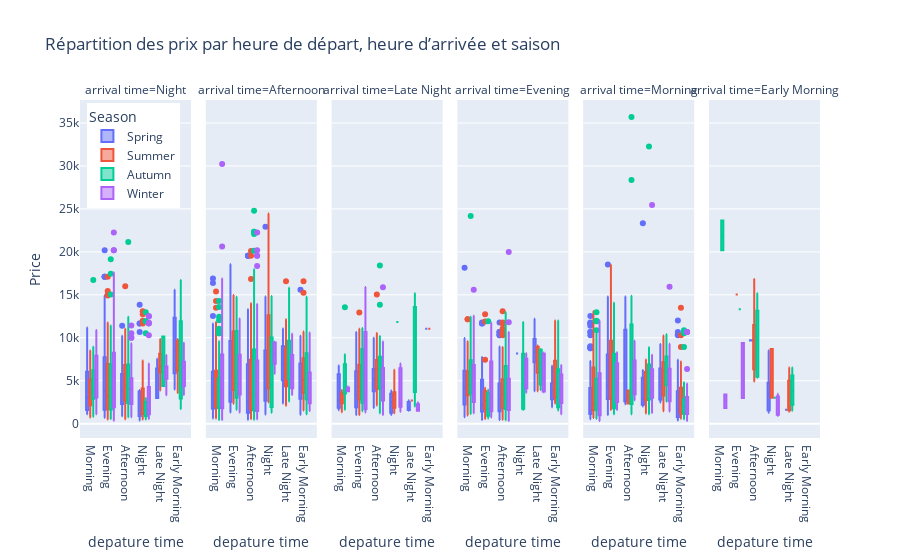

The notebook cell this image was saved under:
### Code cell
fig = px.box(data, 
             x="depature time", 
             y="Price", 
             color="Season", 
             facet_col="arrival time", 
             title="Répartition des prix par heure de départ, heure d’arrivée et saison",
             labels={"Prix": "Prix", "Heure de départ": "Heure de départ", "Heure d'arrivée": "Heure d'arrivée", "Saison": "Saison"},
             category_orders={"Heure de départ": sorted(data['depature time'].unique()), 
                              "Heure d'arrivée": sorted(data['arrival time'].unique()),
                              "Saison": sorted(data['Season'].unique())})

fig.update_layout(
    legend=dict(
        yanchor="top",
        y=0.99,
        xanchor="left",
        x=0.01
    )
)

fig.show()

### Figure 1 — Plotly figure (JSON) as saved in the notebook; plotly's stock layout.template omitted (floating-point values rounded to 4 significant figures; data arrays with more than 128 entries replaced by an {"elided": "..."} marker saying what was removed)
{"data": [{"alignmentgroup": "True", "hovertemplate": "Season=Spring<br>arrival time=Night<br>depature time=%{x}<br>Price=%{y}<extra></extra>", "legendgroup": "Spring", "marker": {"color": "#636efa"}, "name": "Spring", "notched": false, "offsetgroup": "Spring", "orientation": "v", "showlegend": true, "type": "box", "x": {"elided": "268 str values"}, "x0": " ", "xaxis": "x", "y": {"elided": "268 float values"}, "y0": " ", "yaxis": "y"}, {"alignmentgroup": "True", "hovertemplate": "Season=Spring<br>arrival time=Afternoon<br>depature time=%{x}<br>Price=%{y}<extra></extra>", "legendgroup": "Spring", "marker": {"color": "#636efa"}, "name": "Spring", "notched": false, "offsetgroup": "Spring", "orientation": "v", "showlegend": false, "type": "box", "x": {"elided": "336 str values"}, "x0": " ", "xaxis": "x2", "y": {"elided": "336 float values"}, "y0": " ", "yaxis": "y2"}, {"alignmentgroup": "True", "hovertemplate": "Season=Spring<br>arrival time=Late Night<br>depature time=%{x}<br>Price=%{y}<extra></extra>", "legendgroup": "Spring", "marker": {"color": "#636efa"}, "name": "Spring", "notched": false, "offsetgroup": "Spring", "orientation": "v", "showlegend": false, "type": "box", "x": ["Afternoon", "Afternoon", "Night", "Evening", "Afternoon", "Evening", "Evening", "Afternoon", "Afternoon", "Evening", "Afternoon", "Morning", "Afternoon", "Evening", "Afternoon", "Evening", "Afternoon", "Evening", "Evening", "Late Night", "Late Night", "Afternoon", "Afternoon", "Evening", "Evening", "Evening", "Night", "Evening", "Evening", "Evening", "Afternoon", "Evening", "Afternoon", "Evening", "Afternoon", "Evening", "Afternoon", "Afternoon", "Evening", "Evening", "Morning", "Afternoon", "Evening", "Afternoon", "Afternoon", "Evening", "Evening", "Evening", "Afternoon", "Evening", "Late Night", "Early Morning", "Evening", "Night", "Afternoon", "Evening", "Night", "Afternoon", "Afternoon", "Evening", "Night", "Evening", "Evening", "Afternoon", "Afternoon", "Afternoon", "Afternoon", "Afternoon", "Night", "Evening", "Afternoon", "Afternoon", "Afternoon", "Afternoon", "Afternoon", "Night", "Morning", "Afternoon", "Evening", "Afternoon", "Afternoon", "Afternoon", "Afternoon", "Afternoon", "Afternoon", "Afternoon", "Evening", "Afternoon", "Afternoon"], "x0": " ", "xaxis": "x3", "y": [2727.0, 8291.0, 1267.0, 8507.0, 6770.0, 1431.0, 2028.0, 6134.0, 5269.0, 2353.0, 3658.0, 6770.0, 2752.0, 1562.0, 6385.0, 6115.0, 5624.0, 1581.0, 6115.0, 1878.0, 2725.0, 5624.0, 8288.0, 1698.0, 1572.0, 3066.0, 3877.0, 2866.0, 4778.0, 1005.0, 2157.0, 3494.0, 2364.0, 4570.0, 7125.0, 8507.0, 6880.0, 1829.0, 4152.0, 2695.0, 2730, 4060.0, 10670.0, 6115.0, 5722.0, 6424.0, 6115.0, 5722.0, 5187, 2812.0, 1504.0, 11050.0, 1777.0, 1013.0, 6279, 3511.0, 2520.0, 5460, 6880.0, 6391.0, 3522.0, 3331.0, 8616.0, 6115.0, 5050.0, 4180.0, 4696.0, 4169.0, 3388.0, 6224.0, 4177.0, 2110.0, 7305.0, 3781.0, 3200.0, 1267.0, 1562.0, 8264.0, 2359.0, 9995.0, 5212.0, 3404.0, 5736.0, 6486.0, 2946.0, 4311.0, 1133.0, 3781.0, 5212.0], "y0": " ", "yaxis": "y3"}, {"alignmentgroup": "True", "hovertemplate": "Season=Spring<br>arrival time=Evening<br>depature time=%{x}<br>Price=%{y}<extra></extra>", "legendgroup": "Spring", "marker": {"color": "#636efa"}, "name": "Spring", "notched": false, "offsetgroup": "Spring", "orientation": "v", "showlegend": false, "type": "box", "x": {"elided": "235 str values"}, "x0": " ", "xaxis": "x4", "y": {"elided": "235 float values"}, "y0": " ", "yaxis": "y4"}, {"alignmentgroup": "True", "hovertemplate": "Season=Spring<br>arrival time=Morning<br>depature time=%{x}<br>Price=%{y}<extra></extra>", "legendgroup": "Spring", "marker": {"color": "#636efa"}, "name": "Spring", "notched": false, "offsetgroup": "Spring", "orientation": "v", "showlegend": false, "type": "box", "x": {"elided": "160 str values"}, "x0": " ", "xaxis": "x5", "y": {"elided": "160 float values"}, "y0": " ", "yaxis": "y5"}, {"alignmentgroup": "True", "hovertemplate": "Season=Spring<br>arrival time=Early Morning<br>depature time=%{x}<br>Price=%{y}<extra></extra>", "legendgroup": "Spring", "marker": {"color": "#636efa"}, "name": "Spring", "notched": false, "offsetgroup": "Spring", "orientation": "v", "showlegend": false, "type": "box", "x": ["Night", "Afternoon", "Night", "Night", "Night", "Night", "Late Night", "Afternoon"], "x0": " ", "xaxis": "x6", "y": [8520.0, 9700.0, 3396.0, 3524.0, 1660.0, 1269.0, 1622.0, 9675.0], "y0": " ", "yaxis": "y6"}, {"alignmentgroup": "True", "hovertemplate": "Season=Summer<br>arrival time=Night<br>depature time=%{x}<br>Price=%{y}<extra></extra>", "legendgroup": "Summer", "marker": {"color": "#EF553B"}, "name": "Summer", "notched": false, "offsetgroup": "Summer", "orientation": "v", "showlegend": true, "type": "box", "x": {"elided": "252 str values"}, "x0": " ", "xaxis": "x", "y": {"elided": "252 float values"}, "y0": " ", "yaxis": "y"}, {"alignmentgroup": "True", "hovertemplate": "Season=Summer<br>arrival time=Afternoon<br>depature time=%{x}<br>Price=%{y}<extra></extra>", "legendgroup": "Summer", "marker": {"color": "#EF553B"}, "name": "Summer", "notched": false, "offsetgroup": "Summer", "orientation": "v", "showlegend": false, "type": "box", "x": {"elided": "341 str values"}, "x0": " ", "xaxis": "x2", "y": {"elided": "341 float values"}, "y0": " ", "yaxis": "y2"}, {"alignmentgroup": "True", "hovertemplate": "Season=Summer<br>arrival time=Late Night<br>depature time=%{x}<br>Price=%{y}<extra></extra>", "legendgroup": "Summer", "marker": {"color": "#EF553B"}, "name": "Summer", "notched": false, "offsetgroup": "Summer", "orientation": "v", "showlegend": false, "type": "box", "x": ["Evening", "Evening", "Afternoon", "Evening", "Afternoon", "Night", "Night", "Afternoon", "Evening", "Afternoon", "Evening", "Afternoon", "Afternoon", "Evening", "Afternoon", "Evening", "Evening", "Afternoon", "Evening", "Evening", "Evening", "Evening", "Afternoon", "Afternoon", "Afternoon", "Evening", "Evening", "Evening", "Afternoon", "Evening", "Afternoon", "Afternoon", "Afternoon", "Afternoon", "Afternoon", "Afternoon", "Afternoon", "Afternoon", "Morning", "Afternoon", "Evening", "Afternoon", "Afternoon", "Afternoon", "Afternoon", "Afternoon", "Afternoon", "Early Morning", "Evening", "Afternoon", "Night", "Evening", "Afternoon", "Afternoon", "Evening", "Afternoon", "Afternoon", "Night", "Evening", "Afternoon", "Afternoon", "Evening", "Afternoon", "Night", "Evening", "Afternoon", "Afternoon", "Afternoon", "Evening", "Evening", "Morning", "Evening", "Evening", "Afternoon", "Afternoon", "Afternoon", "Afternoon", "Morning", "Evening", "Evening", "Evening", "Morning", "Afternoon", "Afternoon", "Afternoon", "Evening", "Afternoon", "Afternoon", "Afternoon", "Afternoon", "Afternoon", "Late Night", "Afternoon", "Evening", "Afternoon", "Evening", "Night", "Afternoon", "Afternoon", "Afternoon", "Evening", "Night", "Afternoon", "Evening", "Evening", "Morning", "Afternoon", "Afternoon", "Evening", "Evening", "Evening"], "x0": " ", "xaxis": "x3", "y": [3194.0, 5733, 7862.0, 1774.0, 2594.0, 3658.0, 3658.0, 8294.0, 999.2, 2129.0, 10020.0, 6779.0, 4685.0, 8507.0, 2569.0, 4641, 4728.0, 10570.0, 6170.0, 6170.0, 3085.0, 2866.0, 6497.0, 7316.0, 7780.0, 3620.0, 1283.0, 3931.0, 7054.0, 10570.0, 3265.0, 7423.0, 7759.0, 3658.0, 6907.0, 5378.0, 3194.0, 8695.0, 2785.0, 7082.0, 7082.0, 7780.0, 4313.0, 2157.0, 7472.0, 10020.0, 7082.0, 11050.0, 2708.0, 2512.0, 1870.0, 9664.0, 3781.0, 7082.0, 2457, 3265.0, 7412.0, 3527.0, 7456.0, 4286.0, 3385.0, 3612.0, 15040.0, 1870.0, 4040.0, 6279, 5487.0, 7054.0, 5214.0, 4641, 1332.0, 4313.0, 2129.0, 4079.0, 3112.0, 7456.0, 6162.0, 2735.0, 3931.0, 2075.0, 1906.0, 3415.0, 6962.0, 8695.0, 4182.0, 6115.0, 7469.0, 7082.0, 4147.0, 6907.0, 5733, 2695.0, 7780.0, 10510.0, 4641, 2048.0, 6279, 4384.0, 6137.0, 2866.0, 12950.0, 1228.0, 3265.0, 3246.0, 4586.0, 3931.0, 6140.0, 7054.0, 7295.0, 2787.0, 11050.0], "y0": " ", "yaxis": "y3"}, {"alignmentgroup": "True", "hovertemplate": "Season=Summer<br>arrival time=Evening<br>depature time=%{x}<br>Price=%{y}<extra></extra>", "legendgroup": "Summer", "marker": {"color": "#EF553B"}, "name": "Summer", "notched": false, "offsetgroup": "Summer", "orientation": "v", "showlegend": false, "type": "box", "x": {"elided": "208 str values"}, "x0": " ", "xaxis": "x4", "y": {"elided": "208 float values"}, "y0": " ", "yaxis": "y4"}, {"alignmentgroup": "True", "hovertemplate": "Season=Summer<br>arrival time=Morning<br>depature time=%{x}<br>Price=%{y}<extra></extra>", "legendgroup": "Summer", "marker": {"color": "#EF553B"}, "name": "Summer", "notched": false, "offsetgroup": "Summer", "orientation": "v", "showlegend": false, "type": "box", "x": {"elided": "163 str values"}, "x0": " ", "xaxis": "x5", "y": {"elided": "163 float values"}, "y0": " ", "yaxis": "y5"}, {"alignmentgroup": "True", "hovertemplate": "Season=Summer<br>arrival time=Early Morning<br>depature time=%{x}<br>Price=%{y}<extra></extra>", "legendgroup": "Summer", "marker": {"color": "#EF553B"}, "name": "Summer", "notched": false, "offsetgroup": "Summer", "orientation": "v", "showlegend": false, "type": "box", "x": ["Afternoon", "Late Night", "Night", "Late Night", "Afternoon", "Afternoon", "Evening", "Late Night", "Late Night", "Afternoon", "Afternoon", "Late Night", "Late Night", "Night", "Late Night", "Late Night"], "x0": " ", "xaxis": "x6", "y": [6795.0, 6530.0, 8681.0, 2563.0, 16860.0, 9705.0, 15040.0, 2869.0, 3494.0, 8081.0, 4922.0, 1613.0, 6547.0, 3030.0, 1398.0, 1518.0], "y0": " ", "yaxis": "y6"}, {"alignmentgroup": "True", "hovertemplate": "Season=Autumn<br>arrival time=Night<br>depature time=%{x}<br>Price=%{y}<extra></extra>", "legendgroup": "Autumn", "marker": {"color": "#00cc96"}, "name": "Autumn", "notched": false, "offsetgroup": "Autumn", "orientation": "v", "showlegend": true, "type": "box", "x": {"elided": "237 str values"}, "x0": " ", "xaxis": "x", "y": {"elided": "237 float values"}, "y0": " ", "yaxis": "y"}, {"alignmentgroup": "True", "hovertemplate": "Season=Autumn<br>arrival time=Afternoon<br>depature time=%{x}<br>Price=%{y}<extra></extra>", "legendgroup": "Autumn", "marker": {"color": "#00cc96"}, "name": "Autumn", "notched": false, "offsetgroup": "Autumn", "orientation": "v", "showlegend": false, "type": "box", "x": {"elided": "339 str values"}, "x0": " ", "xaxis": "x2", "y": {"elided": "339 float values"}, "y0": " ", "yaxis": "y2"}, {"alignmentgroup": "True", "hovertemplate": "Season=Autumn<br>arrival time=Late Night<br>depature time=%{x}<br>Price=%{y}<extra></extra>", "legendgroup": "Autumn", "marker": {"color": "#00cc96"}, "name": "Autumn", "notched": false, "offsetgroup": "Autumn", "orientation": "v", "showlegend": false, "type": "box", "x": ["Afternoon", "Afternoon", "Evening", "Morning", "Morning", "Afternoon", "Evening", "Afternoon", "Afternoon", "Afternoon", "Afternoon", "Evening", "Afternoon", "Evening", "Late Night", "Evening", "Afternoon", "Evening", "Afternoon", "Morning", "Afternoon", "Afternoon", "Afternoon", "Evening", "Night", "Afternoon", "Late Night", "Morning", "Evening", "Afternoon", "Afternoon", "Evening", "Evening", "Afternoon", "Morning", "Morning", "Afternoon", "Afternoon", "Afternoon", "Afternoon", "Morning", "Morning", "Afternoon", "Afternoon", "Afternoon", "Afternoon", "Morning", "Afternoon", "Morning", "Afternoon", "Afternoon", "Evening", "Evening", "Afternoon", "Afternoon", "Morning", "Evening", "Afternoon", "Afternoon", "Afternoon", "Evening", "Evening", "Afternoon", "Evening", "Afternoon", "Afternoon", "Afternoon", "Evening", "Afternoon", "Afternoon", "Afternoon", "Afternoon", "Afternoon", "Afternoon", "Evening", "Morning", "Afternoon", "Afternoon", "Evening", "Evening", "Morning", "Afternoon", "Afternoon", "Afternoon", "Afternoon", "Afternoon", "Afternoon", "Morning", "Afternoon", "Afternoon", "Afternoon", "Afternoon", "Afternoon", "Evening", "Morning", "Afternoon", "Evening", "Afternoon", "Morning", "Afternoon", "Evening", "Morning", "Afternoon", "Morning", "Afternoon", "Evening", "Evening", "Morning", "Morning", "Late Night", "Afternoon", "Morning", "Evening", "Morning", "Evening", "Afternoon"], "x0": " ", "xaxis": "x3", "y": [2157.0, 7054.0, 8681.0, 3156.0, 3931.0, 10140.0, 10020.0, 7780.0, 3844.0, 4313.0, 8026.0, 11150.0, 5460, 7262.0, 8709.0, 10140.0, 7082.0, 1447.0, 2211.0, 8081.0, 3912.0, 3557.0, 3817.0, 10730.0, 11850.0, 5378.0, 15200.0, 3522.0, 1515.0, 5187, 5378.0, 1635.0, 5878.0, 7054.0, 5460, 1611.0, 3879.0, 8081.0, 13850.0, 1753.0, 8081.0, 4559.0, 7780.0, 5460, 5460, 7082.0, 4559.0, 6314.0, 6907.0, 2875.0, 8081.0, 5495.0, 6061.0, 6314.0, 4341.0, 1884.0, 4723.0, 7082.0, 4641, 8709.0, 8681.0, 1829.0, 3827.0, 3658.0, 7054.0, 10220.0, 7780.0, 2277.0, 7780.0, 7262.0, 8569.0, 5214.0, 8081.0, 2157.0, 1622.0, 2239.0, 7054.0, 6314.0, 1802.0, 2866.0, 6907.0, 1209.0, 4586.0, 8559.0, 1829.0, 8119.0, 7054.0, 1611.0, 4191.0, 7082.0, 10020.0, 4395.0, 7180.0, 10460.0, 4586.0, 4079.0, 4723.0, 5460, 3522.0, 18420.0, 3931.0, 5460, 7082.0, 13570.0, 5269.0, 7082.0, 7082.0, 6907.0, 5378.0, 2009.0, 1938.0, 5242.0, 10870.0, 6907.0, 6061.0, 2274.0], "y0": " ", "yaxis": "y3"}, {"alignmentgroup": "True", "hovertemplate": "Season=Autumn<br>arrival time=Evening<br>depature time=%{x}<br>Price=%{y}<extra></extra>", "legendgroup": "Autumn", "marker": {"color": "#00cc96"}, "name": "Autumn", "notched": false, "offsetgroup": "Autumn", "orientation": "v", "showlegend": false, "type": "box", "x": {"elided": "222 str values"}, "x0": " ", "xaxis": "x4", "y": {"elided": "222 float values"}, "y0": " ", "yaxis": "y4"}, {"alignmentgroup": "True", "hovertemplate": "Season=Autumn<br>arrival time=Morning<br>depature time=%{x}<br>Price=%{y}<extra></extra>", "legendgroup": "Autumn", "marker": {"color": "#00cc96"}, "name": "Autumn", "notched": false, "offsetgroup": "Autumn", "orientation": "v", "showlegend": false, "type": "box", "x": {"elided": "157 str values"}, "x0": " ", "xaxis": "x5", "y": {"elided": "157 float values"}, "y0": " ", "yaxis": "y5"}, {"alignmentgroup": "True", "hovertemplate": "Season=Autumn<br>arrival time=Early Morning<br>depature time=%{x}<br>Price=%{y}<extra></extra>", "legendgroup": "Autumn", "marker": {"color": "#00cc96"}, "name": "Autumn", "notched": false, "offsetgroup": "Autumn", "orientation": "v", "showlegend": false, "type": "box", "x": ["Afternoon", "Morning", "Afternoon", "Afternoon", "Late Night", "Afternoon", "Night", "Late Night", "Afternoon", "Afternoon", "Morning", "Late Night", "Afternoon", "Late Night", "Evening", "Afternoon"], "x0": " ", "xaxis": "x6", "y": [5378.0, 20190.0, 15200.0, 11080.0, 4652.0, 5542.0, 3030.0, 1521.0, 5362.0, 11030.0, 23640.0, 2869.0, 8081.0, 6541.0, 13310.0, 15200.0], "y0": " ", "yaxis": "y6"}, {"alignmentgroup": "True", "hovertemplate": "Season=Winter<br>arrival time=Night<br>depature time=%{x}<br>Price=%{y}<extra></extra>", "legendgroup": "Winter", "marker": {"color": "#ab63fa"}, "name": "Winter", "notched": false, "offsetgroup": "Winter", "orientation": "v", "showlegend": true, "type": "box", "x": {"elided": "290 str values"}, "x0": " ", "xaxis": "x", "y": {"elided": "290 float values"}, "y0": " ", "yaxis": "y"}, {"alignmentgroup": "True", "hovertemplate": "Season=Winter<br>arrival time=Afternoon<br>depature time=%{x}<br>Price=%{y}<extra></extra>", "legendgroup": "Winter", "marker": {"color": "#ab63fa"}, "name": "Winter", "notched": false, "offsetgroup": "Winter", "orientation": "v", "showlegend": false, "type": "box", "x": {"elided": "331 str values"}, "x0": " ", "xaxis": "x2", "y": {"elided": "331 float values"}, "y0": " ", "yaxis": "y2"}, {"alignmentgroup": "True", "hovertemplate": "Season=Winter<br>arrival time=Late Night<br>depature time=%{x}<br>Price=%{y}<extra></extra>", "legendgroup": "Winter", "marker": {"color": "#ab63fa"}, "name": "Winter", "notched": false, "offsetgroup": "Winter", "orientation": "v", "showlegend": false, "type": "box", "x": ["Afternoon", "Afternoon", "Evening", "Evening", "Afternoon", "Afternoon", "Afternoon", "Evening", "Afternoon", "Afternoon", "Evening", "Afternoon", "Night", "Evening", "Late Night", "Late Night", "Evening", "Afternoon", "Morning", "Morning", "Afternoon", "Afternoon", "Afternoon", "Afternoon", "Afternoon", "Afternoon", "Evening", "Afternoon", "Evening", "Afternoon", "Evening", "Afternoon", "Morning", "Evening", "Afternoon", "Night", "Afternoon", "Afternoon", "Afternoon", "Night", "Afternoon", "Afternoon", "Afternoon", "Afternoon", "Afternoon", "Afternoon", "Night", "Evening", "Late Night", "Afternoon", "Afternoon", "Evening", "Evening", "Afternoon", "Night", "Evening", "Afternoon", "Afternoon", "Afternoon"], "x0": " ", "xaxis": "x3", "y": [6224.0, 6306.0, 4161.0, 10670.0, 6525.0, 6279, 4199.0, 1723.0, 2700.0, 1016.0, 1829.0, 2020.0, 2159.0, 1540.0, 1512.0, 1507.0, 10540.0, 2697.0, 3789.0, 4341.0, 9511.0, 5687.0, 4341.0, 3915.0, 9558.0, 2320.0, 15920.0, 1013.0, 1313.0, 6031.0, 10670.0, 6486.0, 3797.0, 1720.0, 4242.0, 7016.0, 7469.0, 15890.0, 7868.0, 2394.0, 3410.0, 4196.0, 8924.0, 4199.0, 2056.0, 5474.0, 6279, 8507.0, 2501.0, 7090.0, 2320.0, 10670.0, 1919.0, 2419.0, 1400.0, 1540.0, 1805.0, 4341.0, 2703.0], "y0": " ", "yaxis": "y3"}, {"alignmentgroup": "True", "hovertemplate": "Season=Winter<br>arrival time=Evening<br>depature time=%{x}<br>Price=%{y}<extra></extra>", "legendgroup": "Winter", "marker": {"color": "#ab63fa"}, "name": "Winter", "notched": false, "offsetgroup": "Winter", "orientation": "v", "showlegend": false, "type": "box", "x": {"elided": "247 str values"}, "x0": " ", "xaxis": "x4", "y": {"elided": "247 float values"}, "y0": " ", "yaxis": "y4"}, {"alignmentgroup": "True", "hovertemplate": "Season=Winter<br>arrival time=Morning<br>depature time=%{x}<br>Price=%{y}<extra></extra>", "legendgroup": "Winter", "marker": {"color": "#ab63fa"}, "name": "Winter", "notched": false, "offsetgroup": "Winter", "orientation": "v", "showlegend": false, "type": "box", "x": {"elided": "156 str values"}, "x0": " ", "xaxis": "x5", "y": {"elided": "156 float values"}, "y0": " ", "yaxis": "y5"}, {"alignmentgroup": "True", "hovertemplate": "Season=Winter<br>arrival time=Early Morning<br>depature time=%{x}<br>Price=%{y}<extra></extra>", "legendgroup": "Winter", "marker": {"color": "#ab63fa"}, "name": "Winter", "notched": false, "offsetgroup": "Winter", "orientation": "v", "showlegend": false, "type": "box", "x": ["Night", "Morning", "Night", "Night", "Evening", "Night", "Evening", "Morning", "Night", "Night", "Night"], "x0": " ", "xaxis": "x6", "y": [3500.0, 3404.0, 1005.0, 2479.0, 2984.0, 909.1, 9386.0, 1840.0, 1163.0, 3382.0, 1848.0], "y0": " ", "yaxis": "y6"}], "layout": {"annotations": [{"font": {}, "showarrow": false, "text": "arrival time=Night", "x": 0.075, "xanchor": "center", "xref": "paper", "y": 1, "yanchor": "bottom", "yref": "paper"}, {"font": {}, "showarrow": false, "text": "arrival time=Afternoon", "x": 0.245, "xanchor": "center", "xref": "paper", "y": 1, "yanchor": "bottom", "yref": "paper"}, {"font": {}, "showarrow": false, "text": "arrival time=Late Night", "x": 0.415, "xanchor": "center", "xref": "paper", "y": 1, "yanchor": "bottom", "yref": "paper"}, {"font": {}, "showarrow": false, "text": "arrival time=Evening", "x": 0.585, "xanchor": "center", "xref": "paper", "y": 1, "yanchor": "bottom", "yref": "paper"}, {"font": {}, "showarrow": false, "text": "arrival time=Morning", "x": 0.755, "xanchor": "center", "xref": "paper", "y": 1, "yanchor": "bottom", "yref": "paper"}, {"font": {}, "showarrow": false, "text": "arrival time=Early Morning", "x": 0.925, "xanchor": "center", "xref": "paper", "y": 1, "yanchor": "bottom", "yref": "paper"}], "boxmode": "group", "legend": {"title": {"text": "Season"}, "tracegroupgap": 0, "x": 0.01, "xanchor": "left", "y": 0.99, "yanchor": "top"}, "title": {"text": "Répartition des prix par heure de départ, heure d’arrivée et saison"}, "xaxis": {"anchor": "y", "domain": [0, 0.15], "title": {"text": "depature time"}}, "xaxis2": {"anchor": "y2", "domain": [0.17, 0.32], "matches": "x", "title": {"text": "depature time"}}, "xaxis3": {"anchor": "y3", "domain": [0.34, 0.49], "matches": "x", "title": {"text": "depature time"}}, "xaxis4": {"anchor": "y4", "domain": [0.51, 0.66], "matches": "x", "title": {"text": "depature time"}}, "xaxis5": {"anchor": "y5", "domain": [0.68, 0.83], "matches": "x", "title": {"text": "depature time"}}, "xaxis6": {"anchor": "y6", "domain": [0.85, 1], "matches": "x", "title": {"text": "depature time"}}, "yaxis": {"anchor": "x", "domain": [0, 1], "title": {"text": "Price"}}, "yaxis2": {"anchor": "x2", "domain": [0, 1], "matches": "y", "showticklabels": false}, "yaxis3": {"anchor": "x3", "domain": [0, 1], "matches": "y", "showticklabels": false}, "yaxis4": {"anchor": "x4", "domain": [0, 1], "matches": "y", "showticklabels": false}, "yaxis5": {"anchor": "x5", "domain": [0, 1], "matches": "y", "showticklabels": false}, "yaxis6": {"anchor": "x6", "domain": [0, 1], "matches": "y", "showticklabels": false}}}
